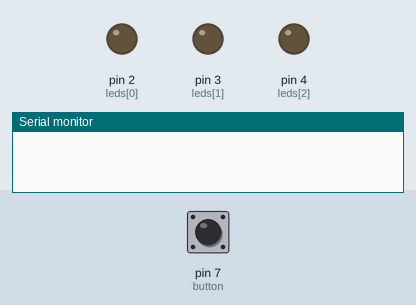
This sketch was run on a simulated Arduino Uno, built with avr-gcc and run on an emulated ATmega328P. Shown: output pins drawn as LEDs (lit = HIGH), the last lines printed to the serial monitor. Inputs (shaded band) come from the test bench; at power-on: pin 7 (button) LOW. Random numbers use the default seed unless the sketch sets one.

Above: at 1.2 s.
1.3 s: pin 7 (button) pulled HIGH for 1 s
At 2.6 s:
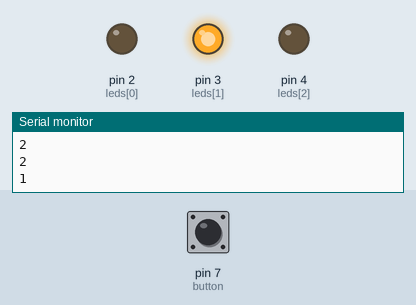
4.3 s: pin 7 (button) pulled HIGH for 0.15 s
At 5.5 s:
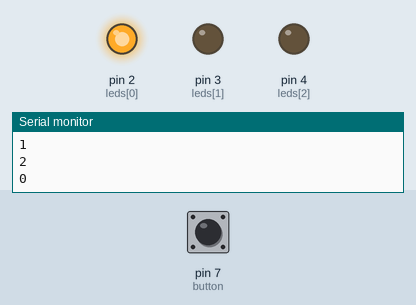
5.9 s: pin 7 (button) pulled HIGH for 3.2 s
At 10.4 s:
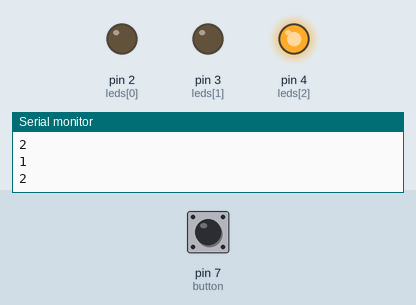
Timing chart, 0 to 11.9 s (numbered marks = the images above; inputs shaded):
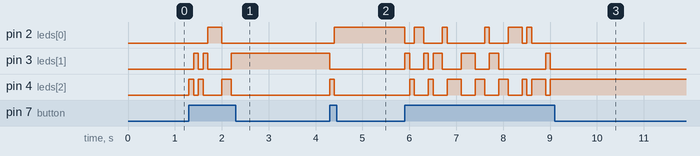

Measured:
- after the input at 1.3 s, pin 2 (leds[0]): LOW → HIGH after 0.40 s, → LOW 0.30 s later; pin 3 (leds[1]): goes HIGH 0.10 s, LOW 0.10 s, HIGH 0.10 s, LOW 0.50 s, then HIGH, starting after 0.10 s; pin 4 (leds[2]): goes HIGH 0.10 s, LOW 0.10 s, HIGH 0.10 s, LOW 0.40 s, HIGH 0.20 s, then LOW, starting at once
- after the input at 4.3 s, pin 2 (leds[0]): LOW → HIGH after 0.10 s; pin 3 (leds[1]): HIGH → LOW at once; pin 4 (leds[2]): LOW → HIGH at once, → LOW 0.10 s later
- after the input at 5.9 s, pin 2 (leds[0]): HIGH → LOW at once, → HIGH 0.20 s later, → LOW 0.20 s later, → HIGH 0.40 s later, … (11 changes in this stretch); pin 3 (leds[1]): LOW → HIGH at once, → LOW 0.10 s later, → HIGH 0.30 s later, → LOW 0.10 s later, … (12 changes in this stretch)

The sketch:

random_led.ino
```cpp
long analog_deger;
int rand_num;
int leds[] = {2,3,4};
int button = 7;
int i;

void setup() {
  Serial.begin(9600);
  analog_deger = analogRead(A0);
  randomSeed(analog_deger);

  for(i=0;i<3;i++){
    pinMode(leds[i], OUTPUT);
  }
  pinMode(button, INPUT);
}

void loop() {

  if (digitalRead(button) == HIGH){
    rand_num = random(0,3);
    Serial.println(rand_num);

    for(i=0;i<3;i++){
      if (i == rand_num){
         digitalWrite(leds[i], HIGH);
      }
      else{
        digitalWrite(leds[i], LOW);
      }
    }
  }
  delay(100);
}
```
